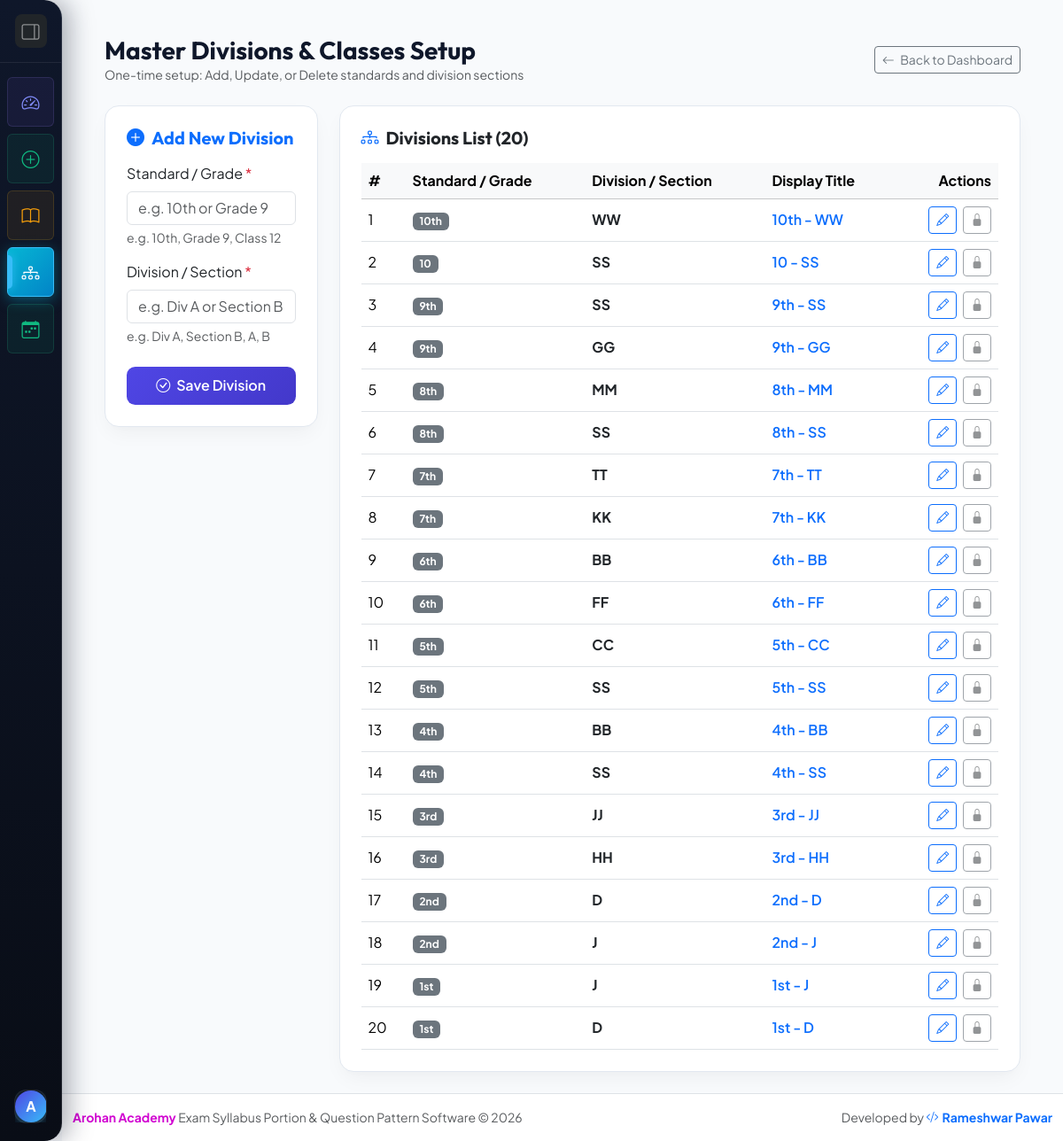
The app's page /divisions/ (signed in) with its own data.
### core/models.py (models this page shows, shortened)
class Division(models.Model):
    standard = models.CharField(max_length=50, help_text="e.g. 10th, Grade 9, Class 12")
    division_name = models.CharField(max_length=50, help_text="e.g. Div A, Section B, A, B")
    created_at = models.DateTimeField(auto_now_add=True)
    class Meta:
        ordering = ['standard', 'division_name']
        unique_together = ('standard', 'division_name')
    def __str__(self):
        return f"{self.standard} - {self.division_name}"

### core/views.py (the view)
# urls.py: path('divisions/', views.manage_divisions, name='manage_divisions'),
@login_required
def manage_divisions(request):
    edit_div_id = request.GET.get('edit')
    edit_instance = get_object_or_404(Division, id=edit_div_id) if edit_div_id else None
    if request.method == 'POST':
        form = DivisionForm(request.POST, instance=edit_instance)
        if form.is_valid():
            div = form.save()
            messages.success(request, f"Division '{div}' saved successfully!")
            return redirect('manage_divisions')
    else:
        form = DivisionForm(instance=edit_instance)
    divisions = list(Division.objects.annotate(direct_cnt=Count('submissions')))
    unlinked_counts = {
        row['lname']: row['cnt']
        for row in PortionSubmission.objects
        .filter(division_ref__isnull=True)
        .annotate(lname=Lower('class_name'))
        .values('lname')
        .annotate(cnt=Count('id'))
    }
    for div in divisions:
        div.linked_count = div.direct_cnt + unlinked_counts.get(str(div).lower(), 0)
    return render(request, 'core/manage_divisions.html', {
        'divisions': divisions,
        'form': form,
        'edit_instance': edit_instance,
    })

### core/forms.py
class DivisionForm(forms.ModelForm):
    class Meta:
        model = Division
        fields = ['standard', 'division_name']
        widgets = {
            'standard': forms.TextInput(attrs={'class': 'form-control', 'placeholder': 'e.g. 10th or Grade 9'}),
            'division_name': forms.TextInput(attrs={'class': 'form-control', 'placeholder': 'e.g. Div A or Section B'}),
        }

### templates/core/manage_divisions.html (shortened to what this page needs)
{% extends 'base.html' %}
{% block content %}
<div class="container-fluid px-lg-4 px-xl-5">
    <div class="d-flex justify-content-between align-items-center mb-4">
        <div>
            <h3 class="fw-bold mb-0">Master Divisions & Classes Setup</h3>
            <p class="text-muted small mb-0">One-time setup: Add, Update, or Delete standards and division sections</p>
        </div>
        <a href="{% url 'principal_dashboard' %}" class="btn btn-outline-secondary btn-sm">
            <i class="bi bi-arrow-left me-1"></i> Back to Dashboard
        </a>
    </div>
    <div class="row g-4">
        <div class="col-lg-4 col-xl-3">
            <div class="card glass-card p-4">
                <h5 class="fw-bold mb-3 text-primary">
                    {% if edit_instance %}
                        <i class="bi bi-pencil-square me-2"></i>Update Division
                    {% else %}
                        <i class="bi bi-plus-circle-fill me-2"></i>Add New Division
                    {% endif %}
                </h5>
                <form method="post">
                    <div class="mb-3">
                        <label class="form-label font-semibold">Standard / Grade <span class="text-danger">*</span></label>
                        {{ form.standard }}
                        <div class="form-text">e.g. 10th, Grade 9, Class 12</div>
                    </div>
                    <div class="mb-4">
                        <label class="form-label font-semibold">Division / Section <span class="text-danger">*</span></label>
                        {{ form.division_name }}
                        <div class="form-text">e.g. Div A, Section B, A, B</div>
                    </div>
                    <div class="d-flex gap-2">
                        <button type="submit" class="btn btn-primary-custom flex-grow-1">
                            <i class="bi bi-check-circle me-1"></i> {% if edit_instance %}Update Division{% else %}Save Division{% endif %}
                        </button>
                    </div>
                </form>
            </div>
        </div>
        <div class="col-lg-8 col-xl-9">
            <div class="card glass-card p-4">
                <h5 class="fw-bold mb-3"><i class="bi bi-diagram-3 text-primary me-2"></i>Divisions List ({{ divisions|length }})</h5>
                <div class="table-responsive">
                    <table class="table table-hover align-middle mb-0">
                        <thead class="table-light">
                            <tr>
                                <th>#</th>
                                <th>Standard / Grade</th>
                                <th>Division / Section</th>
                                <th>Display Title</th>
                                <th class="text-end">Actions</th>
                            </tr>
                        </thead>
                        <tbody>
                            {% for div in divisions %}
                            <tr {% if edit_instance and edit_instance.id == div.id %}class="table-primary"{% endif %}>
                                <td>{{ forloop.counter }}</td>
                                <td><span class="badge bg-secondary">{{ div.standard }}</span></td>
                                <td><strong class="text-dark">{{ div.division_name }}</strong></td>
                                <td><span class="fw-semibold text-primary">{{ div }}</span></td>
                                <td class="text-end">
                                    <a href="?edit={{ div.id }}" class="btn btn-outline-primary btn-sm me-1" title="Edit">
                                        <i class="bi bi-pencil"></i>
                                    </a>
                                    {% if div.linked_count > 0 %}
                                        <button type="button" class="btn btn-outline-secondary btn-sm" disabled title="Cannot delete: {{ div.linked_count }} portion record(s) exist for this division in exams">
                                            <i class="bi bi-lock-fill text-muted"></i>
                                        </button>
                                    {% endif %}
                                </td>
                            </tr>
                            {% empty %}
                            <tr>
                                <td colspan="5" class="text-center py-4 text-muted">
                                    No divisions added yet. Add standards & divisions on the left!
                                </td>
                            </tr>
                            {% endfor %}
                        </tbody>
                    </table>
                </div>
            </div>
        </div>
    </div>
</div>
{% endblock %}

### templates/base.html (shortened to what this page needs)
{% load static %}
<!DOCTYPE html>
<html lang="en">
<head>
    <link href="https://cdn.jsdelivr.net/npm/bootstrap@5.3.2/dist/css/bootstrap.min.css" rel="stylesheet">
    <link href="https://cdn.jsdelivr.net/npm/bootstrap-icons@1.11.1/font/bootstrap-icons.css" rel="stylesheet">
    <link href="{% static 'css/style.css' %}" rel="stylesheet">
</head>
<body class="{% block body_class %}{% if user.is_authenticated %}has-sidebar sidebar-collapsed{% endif %}{% endblock %}">
    {% block navbar %}
    {% if user.is_authenticated %}
    <aside class="sidebar-pro collapsed no-print" id="mainSidebar">
        <div class="sidebar-header d-flex align-items-center justify-content-between px-3 py-3">
            <button type="button" class="btn btn-sm btn-dark sidebar-toggle-btn border-0 text-white-50 p-1.5" onclick="toggleSidebar()" title="Toggle Sidebar Navigation">
                <i class="bi bi-layout-sidebar-reverse fs-5" id="sidebarToggleIcon"></i>
            </button>
        </div>
        <div class="sidebar-menu py-3 flex-grow-1">
            <ul class="nav nav-pills flex-column px-2 gap-2">
                <li class="nav-item">
                    <a class="nav-link sidebar-link sidebar-item-dashboard d-flex align-items-center " href="{% url 'principal_dashboard' %}" title="Principal Dashboard">
                        <i class="bi bi-speedometer2 me-3 fs-5 nav-icon"></i>
                    </a>
                </li>
                <li class="nav-item">
                    <a class="nav-link sidebar-link sidebar-item-exam d-flex align-items-center {% if request.resolver_match.url_name == 'create_exam' %}active{% endif %}" href="{% url 'create_exam' %}" title="Create New Exam">
                        <i class="bi bi-plus-circle me-3 fs-5 nav-icon"></i>
                    </a>
                </li>
                <li class="nav-item">
                    <a class="nav-link sidebar-link sidebar-item-subjects d-flex align-items-center " href="{% url 'manage_subjects' %}" title="Manage Master Subjects">
                        <i class="bi bi-book me-3 fs-5 nav-icon"></i>
                    </a>
                </li>
                <li class="nav-item">
                    <a class="nav-link sidebar-link sidebar-item-divisions d-flex align-items-center {% if request.resolver_match.url_name == 'manage_divisions' %}active{% endif %}" href="{% url 'manage_divisions' %}" title="Manage Master Divisions">
                        <i class="bi bi-diagram-3 me-3 fs-5 nav-icon"></i>
                    </a>
                </li>
                <li class="nav-item">
                    <a class="nav-link sidebar-link sidebar-item-exam d-flex align-items-center {% if 'timetable' in request.resolver_match.url_name %}active{% endif %}" href="{% url 'manage_timetables' %}" title="Manage Exam Timetables">
                        <i class="bi bi-calendar-week me-3 fs-5 nav-icon"></i>
                    </a>
                </li>
            </ul>
        </div>
        <div class="sidebar-footer p-2 m-2 border-0">
            <div class="sidebar-user-card p-2.5 d-flex align-items-center justify-content-between">
                <div class="d-flex align-items-center overflow-hidden">
                    <div class="user-avatar text-white rounded-circle d-flex align-items-center justify-content-center me-2 fw-bold" style="width: 36px; height: 36px; min-width: 36px; background: linear-gradient(135deg, #4f46e5 0%, #38bdf8 100%); box-shadow: 0 4px 10px rgba(56, 189, 248, 0.3);">
                        {{ user.username|slice:":1"|upper }}
                    </div>
                </div>
            </div>
        </div>
    </aside>
    {% endif %}
    {% endblock navbar %}
    <main class="flex-grow-1 py-4">
        {% block content %}{% endblock %}
    </main>
    <footer class="bg-white border-top py-3 mt-auto no-print text-center text-muted small">
        <div class="container d-flex flex-column flex-sm-row justify-content-between align-items-center gap-2">
            <div>
                <span><b style="color: #d106d1;">Arohan Academy</b> Exam Syllabus Portion & Question Pattern Software &copy; {% now "Y" %}</span>
            </div>
            <div>
                <span>Developed by <a href="https://prameshwar4378.github.io/My_Portfolio/" target="_blank" rel="noopener noreferrer" class="fw-bold text-decoration-none text-primary"><i class="bi bi-code-slash me-1"></i>Rameshwar Pawar</a></span>
            </div>
        </div>
    </footer>
</body>
</html>

### records on screen
Division: standard "10th", division_name "WW", standard+division_name "10th - WW"
Division: standard "10", division_name "SS", standard+division_name "10 - SS"
Division: standard "9th", division_name "SS", standard+division_name "9th - SS"
Division: standard "9th", division_name "GG", standard+division_name "9th - GG"
Division: standard "8th", division_name "MM", standard+division_name "8th - MM"
Division: standard "8th", division_name "SS", standard+division_name "8th - SS"
Division: standard "7th", division_name "TT", standard+division_name "7th - TT"
Division: standard "7th", division_name "KK", standard+division_name "7th - KK"
Division: standard "6th", division_name "BB", standard+division_name "6th - BB"
Division: standard "6th", division_name "FF", standard+division_name "6th - FF"
Division: standard "5th", division_name "CC", standard+division_name "5th - CC"
Division: standard "5th", division_name "SS", standard+division_name "5th - SS"
Division: standard "4th", division_name "BB", standard+division_name "4th - BB"
Division: standard "4th", division_name "SS", standard+division_name "4th - SS"
Division: standard "3rd", division_name "JJ", standard+division_name "3rd - JJ"
Division: standard "3rd", division_name "HH", standard+division_name "3rd - HH"
Division: standard "2nd", division_name "D", standard+division_name "2nd - D"
Division: standard "2nd", division_name "J", standard+division_name "2nd - J"
Division: standard "1st", division_name "J", standard+division_name "1st - J"
Division: standard "1st", division_name "D", standard+division_name "1st - D"

### other values on screen
{{ user.username|slice:":1"|upper }} "A"
{{ divisions|length }} "20"
